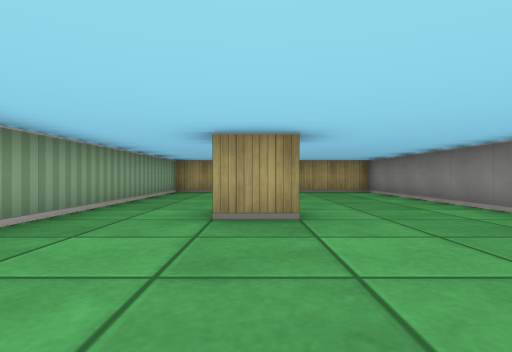
[1] (above)

15 first-person views from a walk through a cub3D level. The camera is about half as high as the walls, looks level and sees 80° across. The floor is counted in squares. Each view is taken from the middle of a square. On the plan, view 1 faces up. The plan holds only what a view shows up to about 9 squares ahead; the rest is blank.

[2]
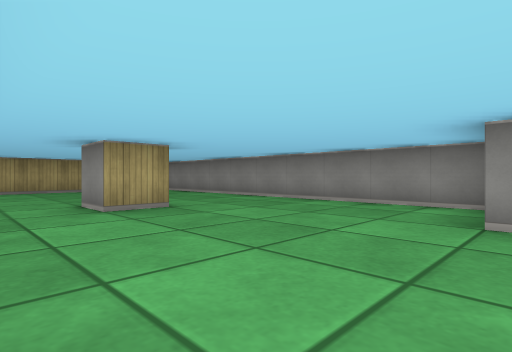

[3]
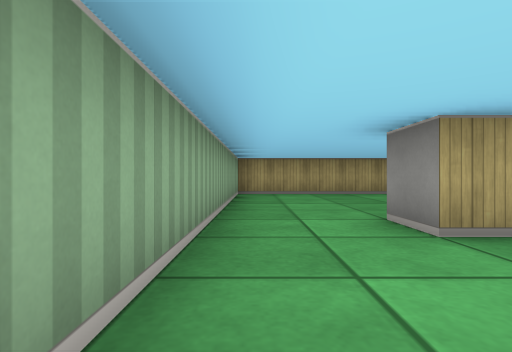

[4]
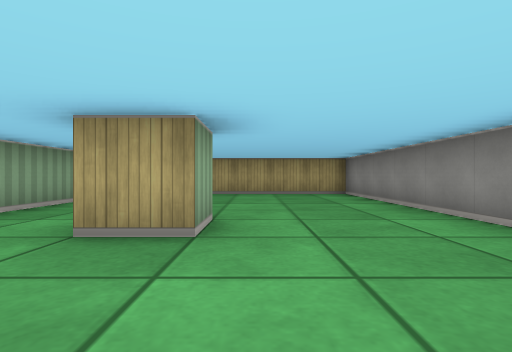

[5]
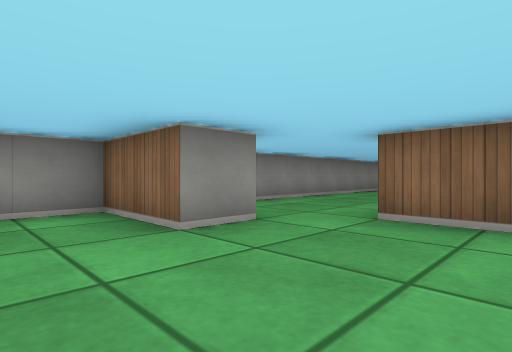

[6]
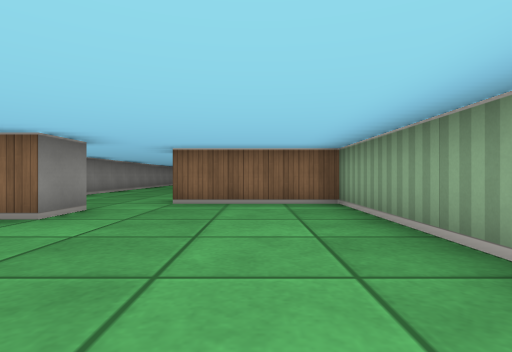

[7]
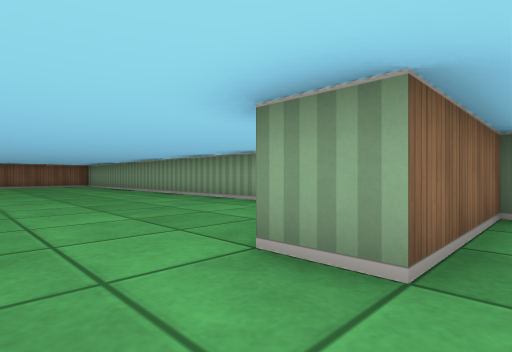

[8]
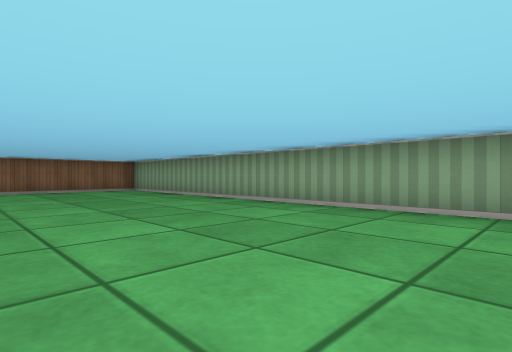

[9]
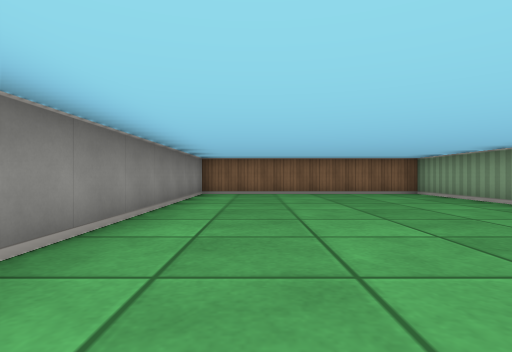

[10]
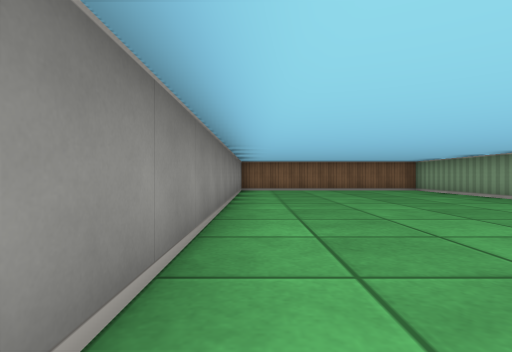

[11]
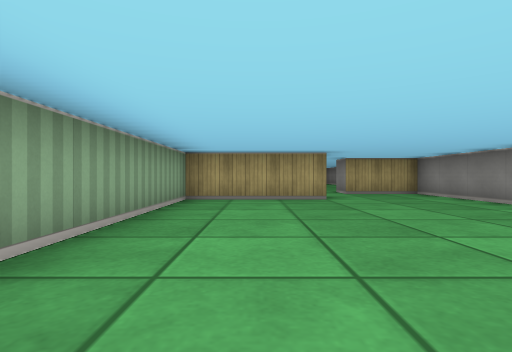

[12]
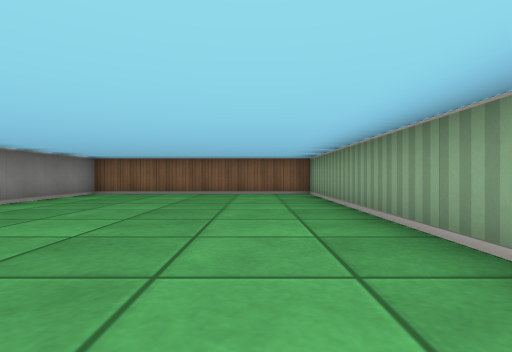

[13]
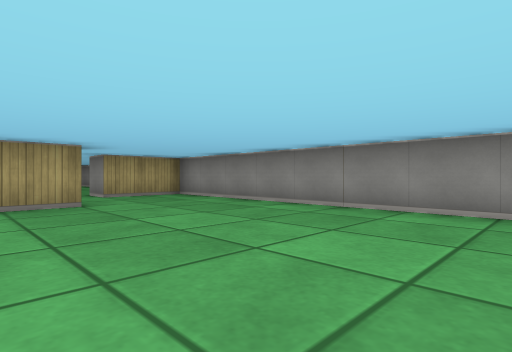

[14]
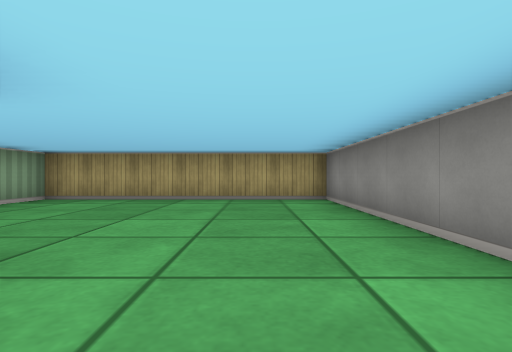

[15]
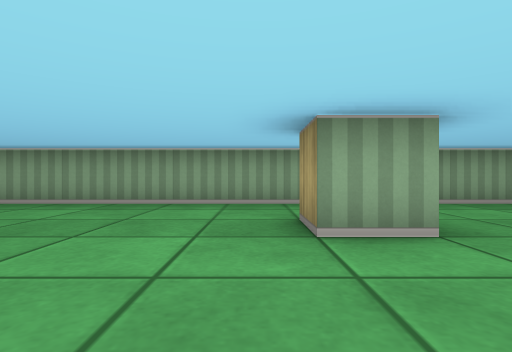

### Floor plan
Points are (right, up) in squares from view 1. A wall is a line through its corners. A room is listed if a view was taken in it or the views show most of it. See-through windows are left out.
Room 1 (views 1, 2, 3, 4, 5, 6, 14, 15)
walls: (0.5, 4.5) (0.5, 3.5) (-0.5, 3.5) (-0.5, 4.5); (1.5, -1.5) (1.5, -0.5) (3.5, -0.5) (3.5, 9.5) (-2.5, 9.5) (-2.5, -2.5) (0.5, -2.5)
ways out: opening at (1.5, -2.5) to room 2
Room 2 (views 7, 8, 9, 10, 11, 12, 13)
walls: (0.5, -2.5) (0.5, -3.5) (-2.5, -3.5) (-2.5, -17.5) (3.5, -17.5) (3.5, -1.5) (1.5, -1.5)
ways out: opening at (1.5, -2.5) to room 1

Positions as (right, up) in squares from view 1, and headings:
1: (0, 0), facing up
2: (-2, -1), facing up-right
3: (-2, 1), facing up
4: (1, 1), facing up
5: (-1, 1), facing down-right
6: (-1, 3), facing down
7: (2, -2), facing down-left
8: (2, -7), facing down-left
9: (2, -9), facing down
10: (3, -7), facing down
11: (-1, -10), facing up
12: (-1, -9), facing down
13: (-1, -9), facing up-right
14: (2, 3), facing up
15: (3, 3), facing left
